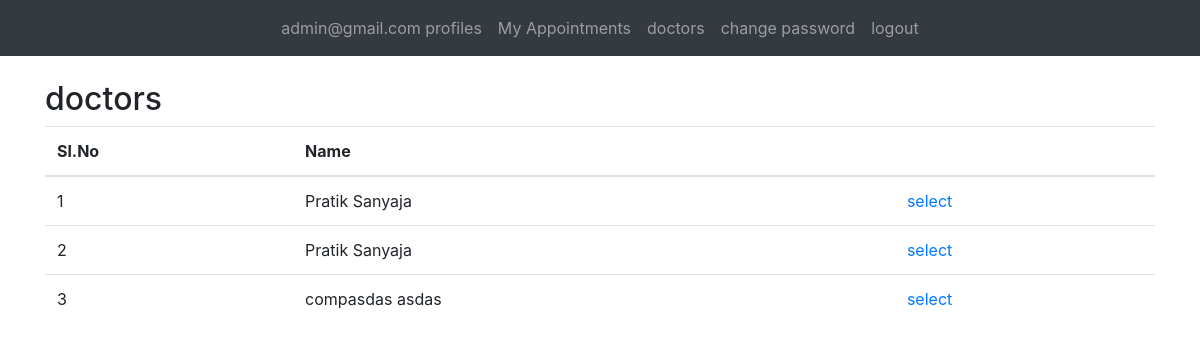
The app's page /doctors/ (signed in) with its own data.
### users/models.py (models this page shows, shortened)
class User(AbstractBaseUser, PermissionsMixin):
    email = models.EmailField(unique=True)
    first_name = models.CharField(_('first name'), max_length=30, blank=True)
    last_name = models.CharField(_('last name'), max_length=150, blank=True)
    is_staff = models.BooleanField(
        _('staff status'),
        default=False,
        help_text=_('Designates whether the user can log into this admin site.'),
    )
    type = models.CharField(max_length=15, choices=USER_TYPE, default='PATIENT')
    date_joined = models.DateTimeField(_('date joined'), default=timezone.now)
    USERNAME_FIELD = 'email'
    objects = UserManager()

### doctors/models.py (models this page shows, shortened)
class Doctors(models.Model):
    user = models.ForeignKey(get_user_model(), on_delete=models.CASCADE, related_name='doctors_user')
    specialised = models.CharField(max_length=15, default='PATIENT')
    addr = models.CharField(max_length=155, null=True)
    qualification = models.CharField(max_length=100, blank=True, null=True)

### doctors/views.py (the view)
# urls.py: path('doctors/', include('doctors.urls', namespace='doctors')),
def doctors(request):
    doctors_list = models.Doctors.objects.all()
    return render(request, 'doctors.html', {'doctors': doctors_list})

### templates/doctors.html (shortened to what this page needs)
{% extends 'app_base.html' %}
{% block content %}
  <h2>doctors</h2>
   <div class="row">
    <div class="col-md-12 table-responsive">
    <div class="common-table">
     <table class="table my-pagination">
      <thead>
       <tr class="tr-head">
        <th>Sl.No</th>
        <th>Name</th>
        <th></th>
       </tr>
      </thead>
      <tbody>
      {% if doctors %}
          {% for doc in doctors %}
      <tr class="tr-body">
        <td>{{forloop.counter}}</td>
        <td>{{doc.user.first_name}} {{doc.user.last_name}}</td>
        <td><a href="/doctors/appointments/create/{{doc.pk}}" >select</a></td>
      </tr>
       {% endfor %}
       {% else %}
       <tr class="no-data">
        <td colspan="20">No Data</td>
       </tr>
       {% endif %}
      </tbody>
     </table>
     </div>
   </div>
  </div>
{% endblock %}

### templates/app_base.html (shortened to what this page needs)
<!DOCTYPE html>
<html>
<head>
  <link rel="stylesheet" href="https://maxcdn.bootstrapcdn.com/bootstrap/4.4.1/css/bootstrap.min.css">
</head>
<body>
        <nav class="navbar navbar-expand-sm bg-dark navbar-dark justify-content-center">
        {% if user.is_authenticated %}
        <ul class="navbar-nav ">
            <li class="nav-item">
                <a href="/user/profile" class="nav-link"> {{ user.email }} profiles</a>
            </li>
            {% if user.type == 'PATIENT' %}
            <li class="nav-item"><a href="/patients/appointments" class="nav-link">My Appointments</a></li>
            <li><a href="/doctors/" class="nav-link">doctors</a></li>
            {% else %}
            <li class="nav-item"><a href="/doctors/appointments/" class="nav-link">appointments</a></li>
            {% endif %}
            <li class="nav-item"><a href="/user/change/password/" class="nav-link">change password</a>
            <li class="nav-item"><a href="/user/logout" class="nav-link">logout</a>
            </li>
        </ul>
        {% else %}
        <ul class="navbar-nav justify-content-center">
            <li class="nav-item"> <a class="nav-link" href="/">Home</a></li>
            <li class="nav-item"><a class="nav-link" href="/user/login">login</a></li>
            <li class="nav-item"><a class="nav-link" href="/user/signup">signup</a></li>
        </ul>
        {% endif %}
        </nav>
    <br>
    <div class="container">
        {% block content %}
        {% endblock %}
    </div>
</body>
</html>

### records on screen
User: email "admin@gmail.com"
Doctors: user.first_name "Pratik", user.last_name "Sanyaja"
Doctors: user.first_name "Pratik", user.last_name "Sanyaja"
Doctors: user.first_name "compasdas", user.last_name "asdas"
